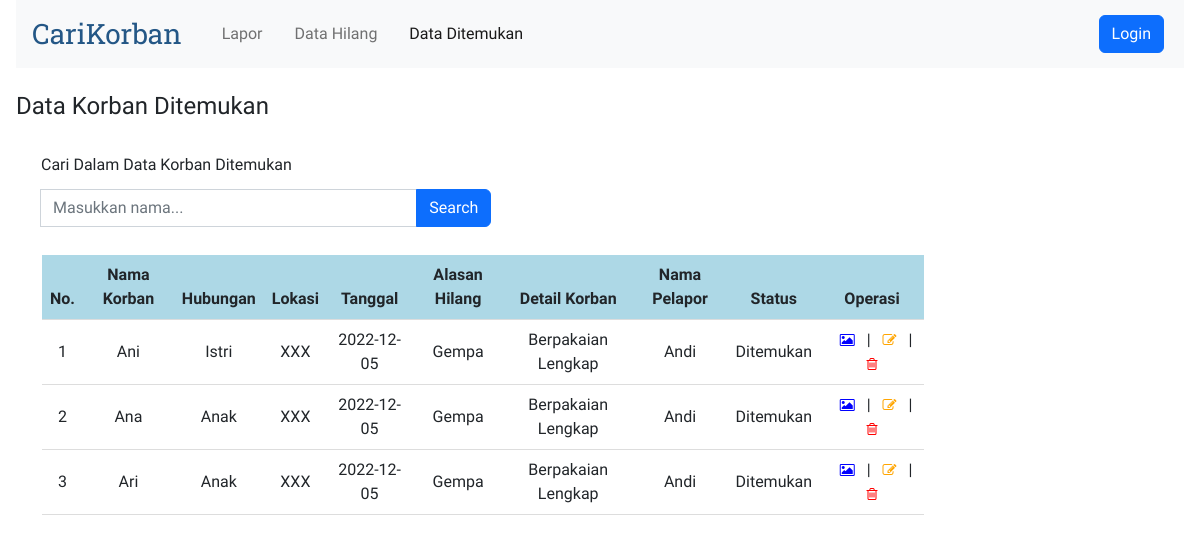
Before: /views/dataditemukan.php with the older database file.
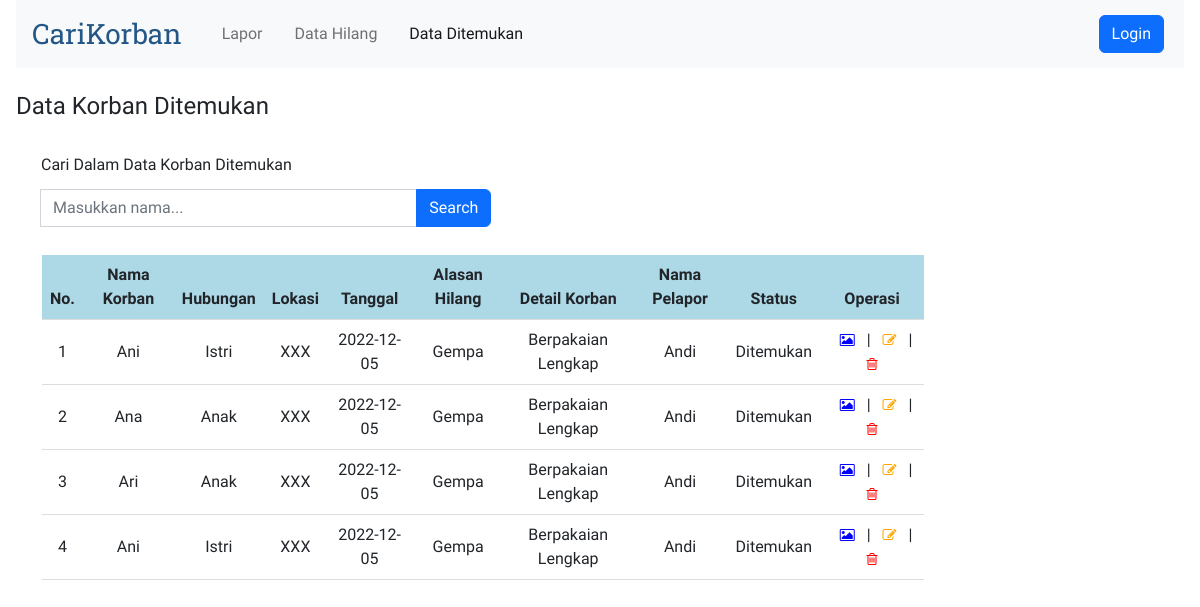
After: the same page with the newer database file.
### tables this page shows
CREATE TABLE `korban` (
  `idx` int(11) NOT NULL,
  `nama_korban` varchar(30) NOT NULL,
  `hubungan` varchar(10) NOT NULL,
  `lokasi` varchar(20) NOT NULL,
  `tanggal` varchar(30) NOT NULL,
  `alasan_hilang` varchar(30) NOT NULL,
  `detail` varchar(255) NOT NULL,
  `nama_pelapor` varchar(30) NOT NULL,
  `telepon` varchar(30) NOT NULL,
  `email` varchar(30) NOT NULL,
  `status` varchar(30) NOT NULL,
  `nama_gambar` varchar(255),
  `file_gambar` longblob
);

### connection.php (called while the page is built)
<?php
abstract class Connection
{
    protected function get_connection()
    {
        $host = "localhost";
        $database = "carikorban";
        $username = "root";
        $password = "";
        $connect = new mysqli($host, $username, $password, $database);
        return $connect;
    }
}

### models/korban.php (called while the page is built, shortened)
<?php
include '..\connection.php';
class KorbanDitemukan extends Korban
{
    private $conn;
    public function __construct()
    {
        $this->conn = $this->get_connection();
    }
    public function tampil_data()
    {
        $sql = "SELECT * FROM korban WHERE status = 'Ditemukan'";
        $bind = $this->conn->query($sql);
        while ($obj = $bind->fetch_object()) {
            $baris[] = $obj;
        }
        if (!empty($baris)) {
            return $baris;
        }
    }
}

### views/dataditemukan.php (the view, shortened to what this page needs)
<?php
include '..\models\korban.php';
$model2 = new KorbanDitemukan();
$index = 1;
?>
<!doctype html>
<html lang="en">
<head>
    <link rel="stylesheet" href="https://cdnjs.cloudflare.com/ajax/libs/font-awesome/4.7.0/css/font-awesome.min.css">
    <link href="https://cdn.jsdelivr.net/npm/bootstrap@5.2.3/dist/css/bootstrap.min.css" rel="stylesheet"
>
</head>
<body>
    <div>
        <nav class="navbar navbar-expand-lg bg-light">
            <div class="container-fluid">
                <a class="navbar-brand logo" href="#">CariKorban</a>
                <div class="collapse navbar-collapse" id="navbarCollapse">
                    <ul class="navbar-nav me-auto mb-2 mb-lg-0">
                        <li class="nav-item">
                            <a class="nav-link" aria-current="page" href="lapor.php">Lapor</a>
                        </li>
                        <li class="nav-item">
                            <a class="nav-link" href="datahilang.php">Data Hilang</a>
                        </li>
                        <li class="nav-item">
                            <a class="nav-link active" href="dataditemukan.php">Data Ditemukan</a>
                        </li>
                    </ul>
                    <?php
                    if ($_SESSION['role'] == 'Admin') { ?>
                        <a href="logout.php"><button type="button"
                                class="d-flex btn btn-danger my-2 my-sm-0">Logout</button></a>
                        <?php
                    } else { ?>
                        <a href="login.php"><button type="button"
                                class="d-flex btn btn-primary my-2 my-sm-0">Login</button></a>
                        <?php
                    } ?>
                </div>
            </div>
        </nav>
        <br>
        <h4>Data Korban Ditemukan</h4>
        <br>
        <form action="dataditemukan.php" method="get">
            <label class="form-label">Cari Dalam Data Korban Ditemukan</label>
            <div class="input-group my-1" style="width: 40%;">
                <br>
                <input class="form-control" type="search" name="cari" placeholder="Masukkan nama...">
                <button class="btn btn-primary" type="submit" id="button-addon2" value="cari">Search</button>
            </div>
        </form>
        <br>
        <table class="table align-middle mb-0 bg-white">
            <thead style="background-color: lightblue;">
                <tr>
                    <th>No.</th>
                    <th>Nama Korban</th>
                    <th>Hubungan</th>
                    <th>Lokasi</th>
                    <th>Tanggal</th>
                    <th>Alasan Hilang</th>
                    <th>Detail Korban</th>
                    <th>Nama Pelapor</th>
                    <th>Status</th>
                    <?php if ($_SESSION['role'] == 'Guest') { ?>
                        <th><a title="Lihat Foto">Foto Korban</a></th>
                    <?php } else { ?>
                        <th><a title="Operasi">Operasi</a></th>
                    <?php } ?>
                </tr>
            </thead>
            <tbody>
                <?php
                if (isset($_GET['cari'])) {
                    $cari = $_GET['cari'];
                    $result = $model2->search($cari);
                } else {
                    $result = $model2->tampil_data();
                }
                if (!empty($result)) {
                    foreach ($result as $data): ?>
                        <tr>
                            <td>
                                <?= $index++ ?>
                            </td>
                            <td>
                                <?= $data->nama_korban ?>
                            </td>
                            <td>
                                <?= $data->hubungan ?>
                            </td>
                            <td>
                                <?= $data->lokasi ?>
                            </td>
                            <td>
                                <?= $data->tanggal ?>
                            </td>
                            <td>
                                <?= $data->alasan_hilang ?>
                            </td>
                            <td>
                                <?= $data->detail ?>
                            </td>
                            <td>
                                <?= $data->nama_pelapor ?>
                            </td>
                            <td>
                                <?= $data->status ?>
                            </td>
                            <td>
                                <?php if ($_SESSION['role'] == 'Guest') { ?>
                                    <a title="Lihat Foto" name="foto" id="foto" target="_blank" rel="noopener noreferrer"
                                        href="lihatfoto.php?idx=<?= $data->idx ?>"><i class="fa fa-picture-o"
                                            style="font-size:14px;color:blue"></i></a>
                                <?php } else { ?>
                                    <a title="Lihat Foto" name="foto" id="foto" target="_blank" rel="noopener noreferrer"
                                        href="lihatfoto.php?idx=<?= $data->idx ?>"><i class="fa fa-picture-o"
                                            style="font-size:14px;color:blue"></i></a>
                                    |
                                    <a title="Ubah" name="edit" id="edit" href="edit.php?idx=<?= $data->idx ?>"><i
                                            class="fa fa-edit" style="font-size:14px;color:orange"></i></a>
                                    |
                                    <a title="Hapus" name="hapus" id="hapus" href="..\models\process.php?idx=<?= $data->idx ?>"><i
                                            class="fa fa-trash-o" style="font-size:14px;color:red"></i></a>
                                <?php } ?>
                            </td>
                        </tr>
                    <?php endforeach;
                } else { ?>
                    <tr>
                        <td colspan="9">Belum ada data korban ditemukan.</td>
                    </tr>
                <?php } ?>
            </tbody>
        </table>
    </div>
</body>
</html>

### views/dataditemukan.php (style rules this page uses)
*, html, body { margin: 0 4px; padding: 0; }
body { font-family: 'Readex Pro'; }
a { text-decoration: none; }
.logo { font-family: 'Roboto Slab'; font-size: 28px; color: #245786; }
form { margin: 0 25px; }
.table { width: 75%; text-align: center; border-bottom: 1px solid #ddd; border-collapse: collapse; margin: 0 30px; }

Changed rows visible on the page:
added korban: nama_korban "Ani", hubungan "Istri", lokasi "XXX", tanggal "2022-12-05", alasan_hilang "Gempa", detail "Berpakaian Lengkap", nama_pelapor "Andi", status "Ditemukan"
